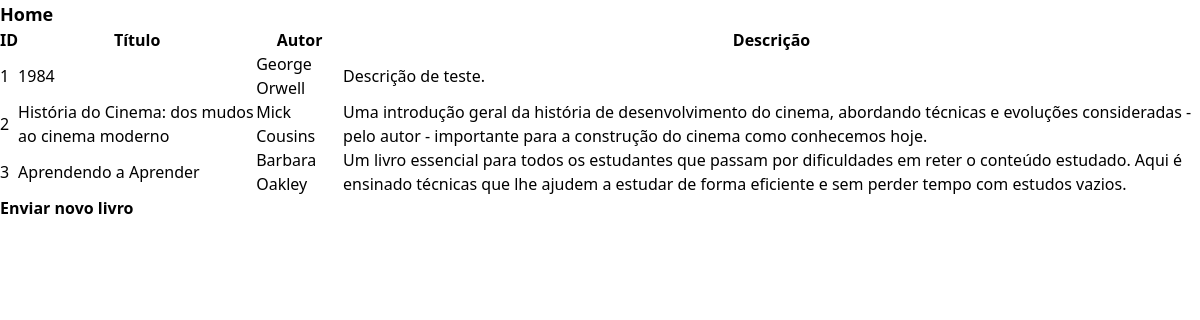
The app's page /booksList.php, older data.
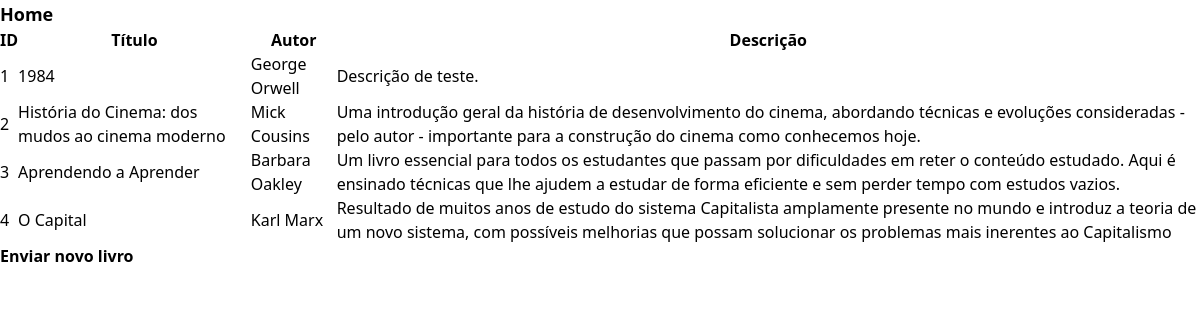
The same page, newer data.
### tables this page shows
CREATE TABLE books(
id INTEGER PRIMARY KEY AUTOINCREMENT,
title VARCHAR(255) NOT NULL,
author VARCHAR(255) NOT NULL,
desc TEXT(1023) NOT NULL
);

### db.php (called while the page is built)
<?php
function db(){
    return $db = new PDO('sqlite:banco.sqlite');
}
?>

### booksList.php (the view)
<?php
include('db.php');
include('header.php');
include('footer.php');
$query = db()->prepare("SELECT * FROM books");
$query->execute();
$books = $query->fetchAll();
?>
<strong><a class="text-lg" href="index.php">Home</a></strong>
<table class="">
    <?php if(count($books) > 0){ ?>
    <thead>
        <tr>
            <th>ID</th>
            <th>Título</th>
            <th>Autor</th>
            <th>Descrição</th>
        </tr>
    </thead>
    <tbody>
        <?php foreach($books as $book): ?>
        <tr>
            <td><?= $book['id']; ?></td>
            <td><?= $book['title']; ?></td>
            <td><?= $book['author']; ?></td>
            <td><?= $book['desc']; ?></td>
        </tr>
        <?php endforeach; ?>
    </tbody>
    <?php } else {
        echo "<h2 class='font-bold text-xl'>Não há livros cadastrados no momento!</h2>";
    } ?>
</table>
<strong><a href="form.php">Enviar novo livro</a></strong>

### header.php (shortened to what this page needs)
<!DOCTYPE html>
<html lang="pt-br">
<head>
    <script src="https://cdn.jsdelivr.net/npm/@tailwindcss/browser@4"></script>
</head>
<body>

Row changes from the older to the newer data that the page shows:
added books: id "4", title "O Capital", author "Karl Marx", desc "Resultado de muitos anos de estudo do sistema Capitalista amplamente presente no mundo e introduz a teoria de um novo sistema, com possíveis melhorias que possam solucionar os problemas mais inerentes ao Capitalismo"
